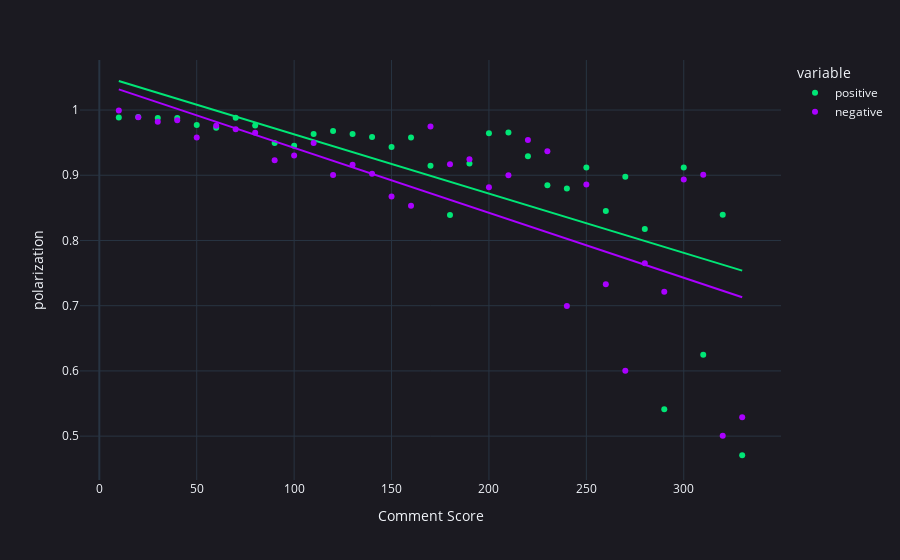

Notebook code for this chart:
### Code cell
colorscheme = ["#00E676" ,"#AA00FF"]

fig = px.scatter(df,
    x="score_bucket",
    y=["positive", "negative"],
    trendline="ols",                        # ols = Ordinary Least Squares
    color_discrete_sequence=colorscheme,
    template="plotly_dark",
    labels={
        "score_bucket": "Comment Score",
        "value": "polarization",
    }
)

fig.update_layout(
    paper_bgcolor='#1B1A21',
    plot_bgcolor='#1B1A21',
)

fig.show()

### Figure 1 — Plotly figure (JSON) as saved in the notebook; plotly's stock layout.template omitted (floating-point values rounded to 4 significant figures)
{"data": [{"hovertemplate": "variable=positive<br>Comment Score=%{x}<br>polarization=%{y}<extra></extra>", "legendgroup": "positive", "marker": {"color": "#00E676", "symbol": "circle"}, "mode": "markers", "name": "positive", "orientation": "v", "showlegend": true, "type": "scatter", "x": [10, 20, 30, 40, 50, 60, 70, 80, 90, 100, 110, 120, 130, 140, 150, 160, 170, 180, 190, 200, 210, 220, 230, 240, 250, 260, 270, 280, 290, 300, 310, 320, 330], "xaxis": "x", "y": [0.9885, 0.9892, 0.9877, 0.9879, 0.9771, 0.9729, 0.988, 0.9762, 0.9493, 0.9451, 0.9632, 0.9677, 0.9632, 0.9587, 0.9432, 0.9579, 0.9147, 0.839, 0.9182, 0.9646, 0.9657, 0.9291, 0.8845, 0.8799, 0.9118, 0.8451, 0.8977, 0.8175, 0.5411, 0.9118, 0.6249, 0.8396, 0.4707], "yaxis": "y"}, {"hovertemplate": "<b>OLS trendline</b><br>value = -0.000908639 * score_bucket + 1.05362<br>R<sup>2</sup>=0.495518<br><br>variable=positive<br>Comment Score=%{x}<br>polarization=%{y} <b>(trend)</b><extra></extra>", "legendgroup": "positive", "marker": {"color": "#00E676", "symbol": "circle"}, "mode": "lines", "name": "positive", "showlegend": false, "type": "scatter", "x": [10, 20, 30, 40, 50, 60, 70, 80, 90, 100, 110, 120, 130, 140, 150, 160, 170, 180, 190, 200, 210, 220, 230, 240, 250, 260, 270, 280, 290, 300, 310, 320, 330], "xaxis": "x", "y": [1.045, 1.035, 1.026, 1.017, 1.008, 0.9991, 0.99, 0.9809, 0.9718, 0.9628, 0.9537, 0.9446, 0.9355, 0.9264, 0.9173, 0.9082, 0.8992, 0.8901, 0.881, 0.8719, 0.8628, 0.8537, 0.8446, 0.8355, 0.8265, 0.8174, 0.8083, 0.7992, 0.7901, 0.781, 0.7719, 0.7629, 0.7538], "yaxis": "y"}, {"hovertemplate": "variable=negative<br>Comment Score=%{x}<br>polarization=%{y}<extra></extra>", "legendgroup": "negative", "marker": {"color": "#AA00FF", "symbol": "circle"}, "mode": "markers", "name": "negative", "orientation": "v", "showlegend": true, "type": "scatter", "x": [10, 20, 30, 40, 50, 60, 70, 80, 90, 100, 110, 120, 130, 140, 150, 160, 170, 180, 190, 200, 210, 220, 230, 240, 250, 260, 270, 280, 290, 300, 310, 320, 330], "xaxis": "x", "y": [0.9994, 0.9889, 0.9822, 0.9844, 0.9578, 0.9761, 0.9707, 0.9652, 0.9231, 0.9304, 0.9494, 0.9003, 0.9163, 0.9022, 0.8675, 0.8531, 0.9747, 0.9169, 0.9246, 0.8817, 0.9001, 0.9541, 0.9367, 0.6996, 0.886, 0.733, 0.6003, 0.765, 0.7213, 0.8934, 0.9007, 0.5007, 0.5288], "yaxis": "y"}, {"hovertemplate": "<b>OLS trendline</b><br>value = -0.000996013 * score_bucket + 1.04158<br>R<sup>2</sup>=0.540955<br><br>variable=negative<br>Comment Score=%{x}<br>polarization=%{y} <b>(trend)</b><extra></extra>", "legendgroup": "negative", "marker": {"color": "#AA00FF", "symbol": "circle"}, "mode": "lines", "name": "negative", "showlegend": false, "type": "scatter", "x": [10, 20, 30, 40, 50, 60, 70, 80, 90, 100, 110, 120, 130, 140, 150, 160, 170, 180, 190, 200, 210, 220, 230, 240, 250, 260, 270, 280, 290, 300, 310, 320, 330], "xaxis": "x", "y": [1.032, 1.022, 1.012, 1.002, 0.9918, 0.9818, 0.9719, 0.9619, 0.9519, 0.942, 0.932, 0.9221, 0.9121, 0.9021, 0.8922, 0.8822, 0.8723, 0.8623, 0.8523, 0.8424, 0.8324, 0.8225, 0.8125, 0.8025, 0.7926, 0.7826, 0.7727, 0.7627, 0.7527, 0.7428, 0.7328, 0.7229, 0.7129], "yaxis": "y"}], "layout": {"legend": {"title": {"text": "variable"}, "tracegroupgap": 0}, "margin": {"t": 60}, "paper_bgcolor": "#1B1A21", "plot_bgcolor": "#1B1A21", "xaxis": {"anchor": "y", "domain": [0, 1], "title": {"text": "Comment Score"}}, "yaxis": {"anchor": "x", "domain": [0, 1], "title": {"text": "polarization"}}}}
